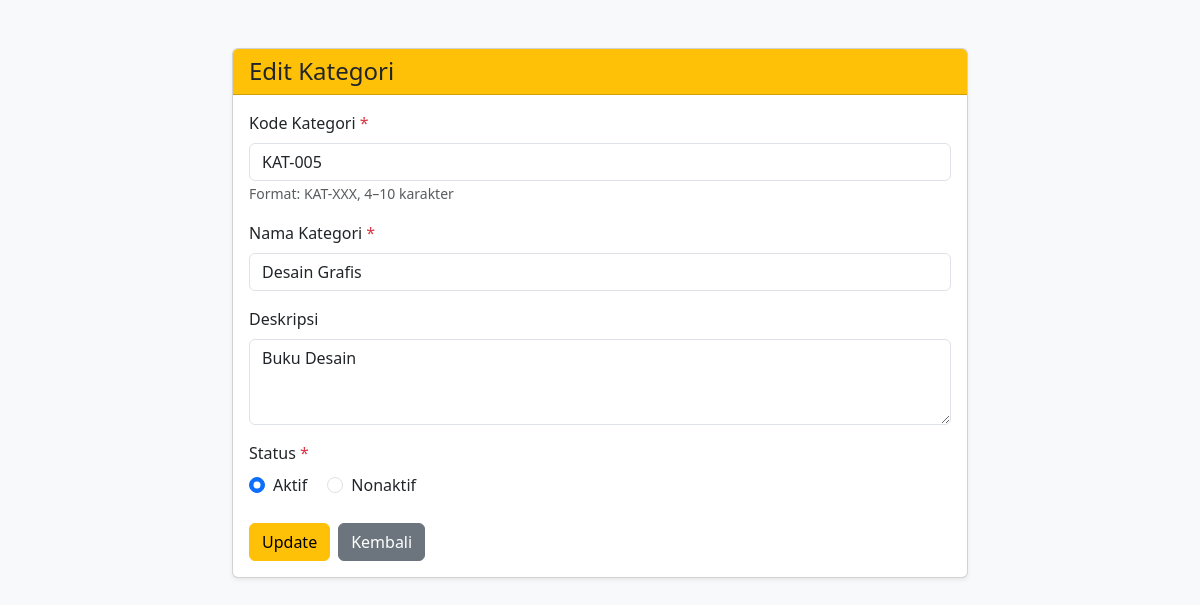
Page /UTS_60324071/edit.php?id=6 on the earlier database version.
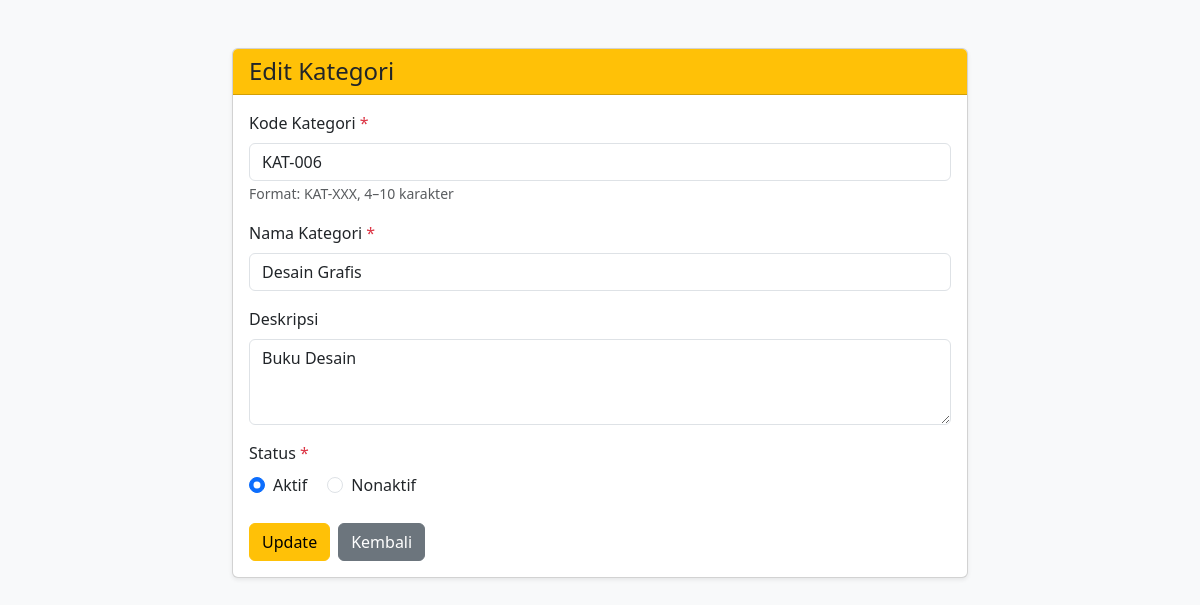
Same page on the later database version.
### tables this page shows
CREATE TABLE `kategori` (
  `id_kategori` int NOT NULL,
  `kode_kategori` varchar(10) NOT NULL,
  `nama_kategori` varchar(50) NOT NULL,
  `deskripsi` text,
  `status` enum('Aktif','Nonaktif') DEFAULT 'Aktif',
  `created_at` timestamp NULL DEFAULT CURRENT_TIMESTAMP
);

### UTS_60324071/edit.php (the view, shortened to what this page needs)
<!DOCTYPE html>
<html lang="id">
<head>
    <link href="https://cdn.jsdelivr.net/npm/bootstrap@5.3.0/dist/css/bootstrap.min.css" rel="stylesheet">
</head>
<body class="bg-light">
    <?php
    require_once 'config/database.php';
    $errors = [];
    $id = (int) $_GET['id'];
    $stmtGet = $conn->prepare("SELECT * FROM kategori WHERE id_kategori = ?");
    $stmtGet->bind_param("i", $id);
    $stmtGet->execute();
    $result = $stmtGet->get_result();
    $data = $result->fetch_assoc();
    $kode      = $data['kode_kategori'];
    $nama      = $data['nama_kategori'];
    $deskripsi = $data['deskripsi'];
    $status    = $data['status'];
    ?>
    <div class="container mt-5">
        <div class="row justify-content-center">
            <div class="col-md-8">
                <div class="card shadow-sm">
                    <div class="card-header bg-warning">
                        <h4 class="mb-0">Edit Kategori</h4>
                    </div>
                    <div class="card-body">
                        <form method="POST">
                            <div class="mb-3">
                                <label for="kode_kategori" class="form-label">Kode Kategori <span class="text-danger">*</span></label>
                                <input type="text"
                                       class="form-control <?= isset($errors['kode']) ? 'is-invalid' : '' ?>"
                                       id="kode_kategori"
                                       name="kode_kategori"
                                       value="<?= htmlspecialchars($kode) ?>"
                                       placeholder="Contoh: KAT-001"
                                       required>
                                <small class="text-muted">Format: KAT-XXX, 4–10 karakter</small>
                            </div>
                            <div class="mb-3">
                                <label for="nama_kategori" class="form-label">Nama Kategori <span class="text-danger">*</span></label>
                                <input type="text"
                                       class="form-control <?= isset($errors['nama']) ? 'is-invalid' : '' ?>"
                                       id="nama_kategori"
                                       name="nama_kategori"
                                       value="<?= htmlspecialchars($nama) ?>"
                                       required>
                            </div>
                            <div class="mb-3">
                                <label for="deskripsi" class="form-label">Deskripsi</label>
                                <textarea class="form-control <?= isset($errors['deskripsi']) ? 'is-invalid' : '' ?>"
                                          id="deskripsi"
                                          name="deskripsi"
                                          rows="3"
                                          placeholder="Deskripsi kategori (opsional, maks. 200 karakter)"><?= htmlspecialchars($deskripsi ?? '') ?></textarea>
                            </div>
                            <div class="mb-4">
                                <label class="form-label">Status <span class="text-danger">*</span></label>
                                <div>
                                    <div class="form-check form-check-inline">
                                        <input class="form-check-input" type="radio" name="status" id="statusAktif" value="Aktif"
                                               <?= ($status == 'Aktif') ? 'checked' : '' ?>>
                                        <label class="form-check-label" for="statusAktif">Aktif</label>
                                    </div>
                                    <div class="form-check form-check-inline">
                                        <input class="form-check-input" type="radio" name="status" id="statusNonaktif" value="Nonaktif"
                                               <?= ($status == 'Nonaktif') ? 'checked' : '' ?>>
                                        <label class="form-check-label" for="statusNonaktif">Nonaktif</label>
                                    </div>
                                </div>
                            </div>
                            <div class="d-flex gap-2">
                                <button type="submit" class="btn btn-warning">Update</button>
                                <a href="index.php" class="btn btn-secondary">Kembali</a>
                            </div>
                        </form>
                    </div>
                </div>
            </div>
        </div>
    </div>
</body>
</html>

Differences in the rows shown:
changed kategori "Desain Grafis": kode_kategori "KAT-005" → "KAT-006"
